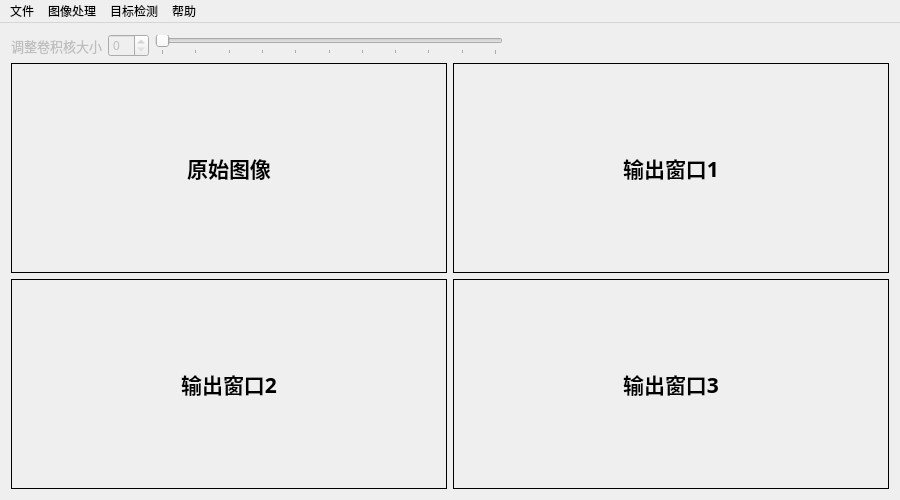
<?xml version="1.0" encoding="UTF-8"?>
<ui version="4.0">
 <class>ImageProcessUIClass</class>
 <widget class="QMainWindow" name="ImageProcessUIClass">
  <property name="geometry">
   <rect>
    <x>0</x>
    <y>0</y>
    <width>900</width>
    <height>500</height>
   </rect>
  </property>
  <property name="minimumSize">
   <size>
    <width>0</width>
    <height>0</height>
   </size>
  </property>
  <property name="windowTitle">
   <string>Easy Image</string>
  </property>
  <property name="windowIcon">
   <iconset>
    <normaloff>ico/logo.ico</normaloff>ico/logo.ico</iconset>
  </property>
  <widget class="QWidget" name="centralWidget">
   <property name="sizePolicy">
    <sizepolicy hsizetype="Preferred" vsizetype="Preferred">
     <horstretch>0</horstretch>
     <verstretch>0</verstretch>
    </sizepolicy>
   </property>
   <layout class="QVBoxLayout" name="verticalLayout" stretch="1,20">
    <item>
     <layout class="QHBoxLayout" name="horizontalLayout_2" stretch="1,0,18,20">
      <item>
       <widget class="QLabel" name="label">
        <property name="enabled">
         <bool>false</bool>
        </property>
        <property name="font">
         <font>
          <family>Agency FB</family>
          <pointsize>10</pointsize>
         </font>
        </property>
        <property name="text">
         <string>调整卷积核大小</string>
        </property>
       </widget>
      </item>
      <item>
       <widget class="QSpinBox" name="SpinBox">
        <property name="enabled">
         <bool>false</bool>
        </property>
        <property name="maximum">
         <number>10</number>
        </property>
       </widget>
      </item>
      <item>
       <widget class="QSlider" name="Slider">
        <property name="enabled">
         <bool>false</bool>
        </property>
        <property name="contextMenuPolicy">
         <enum>Qt::DefaultContextMenu</enum>
        </property>
        <property name="styleSheet">
         <string notr="true"/>
        </property>
        <property name="maximum">
         <number>10</number>
        </property>
        <property name="orientation">
         <enum>Qt::Horizontal</enum>
        </property>
        <property name="tickPosition">
         <enum>QSlider::TicksBelow</enum>
        </property>
       </widget>
      </item>
      <item>
       <spacer name="horizontalSpacer">
        <property name="orientation">
         <enum>Qt::Horizontal</enum>
        </property>
        <property name="sizeHint" stdset="0">
         <size>
          <width>445</width>
          <height>20</height>
         </size>
        </property>
       </spacer>
      </item>
     </layout>
    </item>
    <item>
     <layout class="QHBoxLayout" name="horizontalLayout" stretch="0">
      <item>
       <layout class="QGridLayout" name="gridLayout" rowstretch="0,0" columnstretch="0,0">
        <property name="sizeConstraint">
         <enum>QLayout::SetFixedSize</enum>
        </property>
        <item row="0" column="1">
         <widget class="QLabel" name="label2">
          <property name="sizePolicy">
           <sizepolicy hsizetype="Ignored" vsizetype="Ignored">
            <horstretch>0</horstretch>
            <verstretch>0</verstretch>
           </sizepolicy>
          </property>
          <property name="font">
           <font>
            <family>Agency FB</family>
            <pointsize>16</pointsize>
            <weight>75</weight>
            <bold>true</bold>
           </font>
          </property>
          <property name="layoutDirection">
           <enum>Qt::LeftToRight</enum>
          </property>
          <property name="styleSheet">
           <string notr="true">border:1px solid rgb(0, 0, 0);</string>
          </property>
          <property name="text">
           <string>输出窗口1</string>
          </property>
          <property name="scaledContents">
           <bool>false</bool>
          </property>
          <property name="alignment">
           <set>Qt::AlignCenter</set>
          </property>
         </widget>
        </item>
        <item row="0" column="0">
         <widget class="QLabel" name="label1">
          <property name="sizePolicy">
           <sizepolicy hsizetype="Ignored" vsizetype="Ignored">
            <horstretch>0</horstretch>
            <verstretch>0</verstretch>
           </sizepolicy>
          </property>
          <property name="font">
           <font>
            <family>Agency FB</family>
            <pointsize>16</pointsize>
            <weight>75</weight>
            <bold>true</bold>
           </font>
          </property>
          <property name="layoutDirection">
           <enum>Qt::LeftToRight</enum>
          </property>
          <property name="styleSheet">
           <string notr="true">border:1px solid rgb(0, 0, 0);</string>
          </property>
          <property name="text">
           <string>原始图像</string>
          </property>
          <property name="scaledContents">
           <bool>false</bool>
          </property>
          <property name="alignment">
           <set>Qt::AlignCenter</set>
          </property>
         </widget>
        </item>
        <item row="1" column="0">
         <widget class="QLabel" name="label3">
          <property name="sizePolicy">
           <sizepolicy hsizetype="Ignored" vsizetype="Ignored">
            <horstretch>0</horstretch>
            <verstretch>0</verstretch>
           </sizepolicy>
          </property>
          <property name="font">
           <font>
            <family>Agency FB</family>
            <pointsize>16</pointsize>
            <weight>75</weight>
            <bold>true</bold>
           </font>
          </property>
          <property name="layoutDirection">
           <enum>Qt::LeftToRight</enum>
          </property>
          <property name="styleSheet">
           <string notr="true">border:1px solid rgb(0, 0, 0);</string>
          </property>
          <property name="text">
           <string>输出窗口2</string>
          </property>
          <property name="scaledContents">
           <bool>false</bool>
          </property>
          <property name="alignment">
           <set>Qt::AlignCenter</set>
          </property>
         </widget>
        </item>
        <item row="1" column="1">
         <widget class="QLabel" name="label4">
          <property name="sizePolicy">
           <sizepolicy hsizetype="Ignored" vsizetype="Ignored">
            <horstretch>0</horstretch>
            <verstretch>0</verstretch>
           </sizepolicy>
          </property>
          <property name="font">
           <font>
            <family>Agency FB</family>
            <pointsize>16</pointsize>
            <weight>75</weight>
            <bold>true</bold>
           </font>
          </property>
          <property name="layoutDirection">
           <enum>Qt::LeftToRight</enum>
          </property>
          <property name="styleSheet">
           <string notr="true">border:1px solid rgb(0, 0, 0);</string>
          </property>
          <property name="text">
           <string>输出窗口3</string>
          </property>
          <property name="scaledContents">
           <bool>false</bool>
          </property>
          <property name="alignment">
           <set>Qt::AlignCenter</set>
          </property>
         </widget>
        </item>
       </layout>
      </item>
     </layout>
    </item>
   </layout>
  </widget>
  <widget class="QMenuBar" name="menuBar">
   <property name="geometry">
    <rect>
     <x>0</x>
     <y>0</y>
     <width>900</width>
     <height>18</height>
    </rect>
   </property>
   <widget class="QMenu" name="menu">
    <property name="geometry">
     <rect>
      <x>153</x>
      <y>98</y>
      <width>106</width>
      <height>76</height>
     </rect>
    </property>
    <property name="font">
     <font>
      <pointsize>10</pointsize>
     </font>
    </property>
    <property name="title">
     <string>文件</string>
    </property>
    <addaction name="OpenImageAction"/>
    <addaction name="SaveImageAction"/>
   </widget>
   <widget class="QMenu" name="menu_2">
    <property name="geometry">
     <rect>
      <x>176</x>
      <y>98</y>
      <width>102</width>
      <height>191</height>
     </rect>
    </property>
    <property name="font">
     <font>
      <pointsize>10</pointsize>
     </font>
    </property>
    <property name="title">
     <string>图像处理</string>
    </property>
    <addaction name="ImageGrayAction"/>
    <addaction name="ImageEnhancementAction"/>
    <addaction name="EdgeDetictionAction"/>
    <addaction name="AddNoisyAction"/>
    <addaction name="ImageFilterAction"/>
    <addaction name="MorphologyAction"/>
    <addaction name="InputModelAction"/>
    <addaction name="AffineAction"/>
    <addaction name="PerspectiveAction"/>
   </widget>
   <widget class="QMenu" name="menu_3">
    <property name="geometry">
     <rect>
      <x>343</x>
      <y>98</y>
      <width>126</width>
      <height>72</height>
     </rect>
    </property>
    <property name="font">
     <font>
      <pointsize>10</pointsize>
     </font>
    </property>
    <property name="title">
     <string>帮助</string>
    </property>
    <addaction name="AboutEasyImageAction"/>
    <addaction name="AboutAuthorAction"/>
   </widget>
   <widget class="QMenu" name="menu_5">
    <property name="title">
     <string>目标检测</string>
    </property>
    <addaction name="ThresholdAction"/>
    <addaction name="OtsuAction"/>
    <addaction name="MatchAction"/>
    <addaction name="GaussinAction"/>
   </widget>
   <addaction name="menu"/>
   <addaction name="menu_2"/>
   <addaction name="menu_5"/>
   <addaction name="menu_3"/>
  </widget>
  <action name="OpenImageAction">
   <property name="icon">
    <iconset>
     <normaloff>ico/file.ico</normaloff>ico/file.ico</iconset>
   </property>
   <property name="text">
    <string>打开</string>
   </property>
   <property name="shortcut">
    <string>Ctrl+O</string>
   </property>
  </action>
  <action name="ImageGrayAction">
   <property name="enabled">
    <bool>false</bool>
   </property>
   <property name="text">
    <string>图像灰度化</string>
   </property>
  </action>
  <action name="ImageEnhancementAction">
   <property name="enabled">
    <bool>false</bool>
   </property>
   <property name="text">
    <string>图像增强</string>
   </property>
  </action>
  <action name="EdgeDetictionAction">
   <property name="enabled">
    <bool>false</bool>
   </property>
   <property name="text">
    <string>边缘检测</string>
   </property>
  </action>
  <action name="ImageFilterAction">
   <property name="enabled">
    <bool>false</bool>
   </property>
   <property name="text">
    <string>图像滤波</string>
   </property>
  </action>
  <action name="AboutEasyImageAction">
   <property name="text">
    <string>关于Easy Image</string>
   </property>
  </action>
  <action name="AboutAuthorAction">
   <property name="text">
    <string>关于作者</string>
   </property>
  </action>
  <action name="SaveImageAction">
   <property name="icon">
    <iconset>
     <normaloff>ico/save.ico</normaloff>ico/save.ico</iconset>
   </property>
   <property name="text">
    <string>保存</string>
   </property>
   <property name="shortcut">
    <string>Ctrl+S</string>
   </property>
  </action>
  <action name="InputModelAction">
   <property name="enabled">
    <bool>false</bool>
   </property>
   <property name="text">
    <string>输入模式</string>
   </property>
  </action>
  <action name="AddNoisyAction">
   <property name="enabled">
    <bool>false</bool>
   </property>
   <property name="text">
    <string>加入噪声</string>
   </property>
  </action>
  <action name="SignalCamAction">
   <property name="text">
    <string>单目标定</string>
   </property>
  </action>
  <action name="action_3">
   <property name="text">
    <string>双目标定</string>
   </property>
  </action>
  <action name="MorphologyAction">
   <property name="checkable">
    <bool>false</bool>
   </property>
   <property name="enabled">
    <bool>false</bool>
   </property>
   <property name="text">
    <string>形态学滤波</string>
   </property>
  </action>
  <action name="AffineAction">
   <property name="enabled">
    <bool>false</bool>
   </property>
   <property name="text">
    <string>仿射变换</string>
   </property>
  </action>
  <action name="PerspectiveAction">
   <property name="enabled">
    <bool>false</bool>
   </property>
   <property name="text">
    <string>透视变换</string>
   </property>
  </action>
  <action name="ThresholdAction">
   <property name="enabled">
    <bool>false</bool>
   </property>
   <property name="text">
    <string>固定阈值</string>
   </property>
  </action>
  <action name="OtsuAction">
   <property name="enabled">
    <bool>false</bool>
   </property>
   <property name="text">
    <string>自适应阈值</string>
   </property>
  </action>
  <action name="MatchAction">
   <property name="text">
    <string>模板匹配</string>
   </property>
  </action>
  <action name="GaussinAction">
   <property name="text">
    <string>高斯背景建模</string>
   </property>
  </action>
 </widget>
 <layoutdefault spacing="6" margin="11"/>
 <resources>
  <include location="ImageProcessUI.qrc"/>
 </resources>
 <connections/>
</ui>
